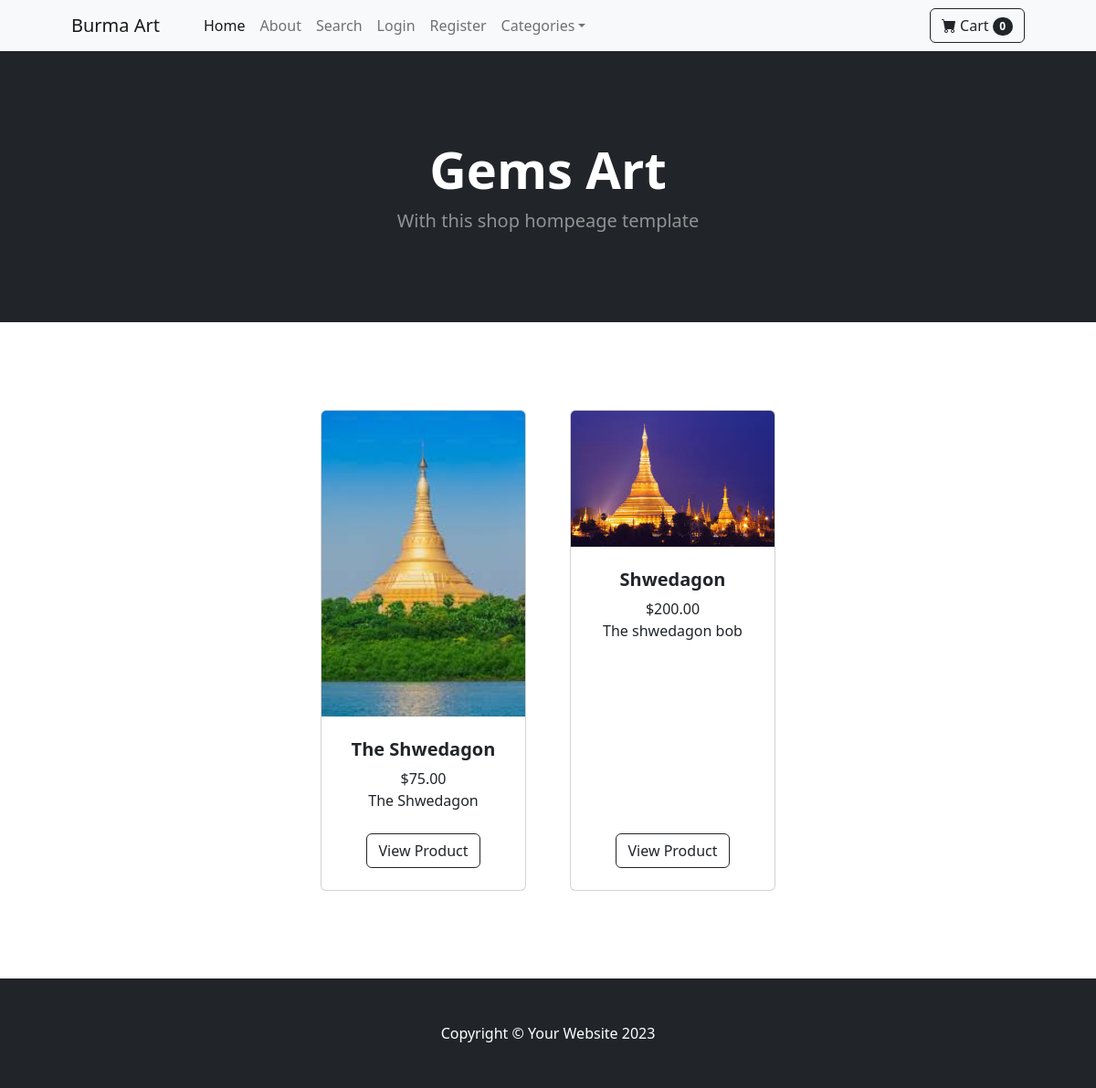
Screenshot of /category/Gems Art with the database file from the repository.
### core/models.py (models this page shows, shortened)
class Category(models.Model):
	name = models.CharField(max_length=50)
	def __str__(self):
		return self.name
	class Meta:
		verbose_name_plural = 'categories'

class Product(models.Model):
    name = models.CharField(max_length=150)  # Increased max_length for longer product names
    price = models.DecimalField(default=0, decimal_places=2, max_digits=10)  # Adjusted max_digits for higher price limits
    category = models.ForeignKey(Category, on_delete=models.CASCADE)
    description = models.TextField(default='', blank=True)  # Changed to TextField for longer descriptions
    image = models.ImageField(upload_to='uploads/product/')
    width = models.DecimalField(max_digits=10, decimal_places=2)  # Increased max_digits for larger dimensions
    height = models.DecimalField(max_digits=10, decimal_places=2)
    weight = models.DecimalField(max_digits=10, decimal_places=2)  # Increased max_digits for heavier products

### core/views.py (the view)
# urls.py: path('category/<str:foo>', views.category, name='category'),
def category(request, foo):
	try:
		category = Category.objects.get(name=foo)
		products = Product.objects.filter(category=category)
		return render(request, 'category.html', {'products':products, 'category':category})
	except:
		messages.error(request,("That category doesn't exist!"))
		return redirect('home')

### cart/cart.py (called while the page is built)
	def __len__(self):
		return	len(self.cart)

### cart/context_processors.py (called while the page is built)
def cart(request):
	return {'cart': Cart(request)}

### core/templates/category.html
{% extends 'base.html' %}
{% block content %}
        <header class="bg-dark py-5">
            <div class="container px-4 px-lg-5 my-5">
                <div class="text-center text-white">
                    <h1 class="display-4 fw-bolder">{{ category }}</h1>
                    <p class="lead fw-normal text-white-50 mb-0">With this shop hompeage template</p>
                </div>
            </div>
        </header>
        <section class="py-5">
            <div class="container px-4 px-lg-5 mt-5">
                <div class="row gx-4 gx-lg-5 row-cols-2 row-cols-md-3 row-cols-xl-4 justify-content-center">
                {% for product in products %}
                    <div class="col mb-5">
                        <div class="card h-100">
                            <img class="card-img-top" src="{{product.image.url}}" alt="..." />
                            <div class="card-body p-4">
                                <div class="text-center">
                                    <h5 class="fw-bolder">{{product.name}}</h5>
                                    ${{product.price}}<br>
                                    {{product.description}}
                                </div>
                            </div>
                            <div class="card-footer p-4 pt-0 border-top-0 bg-transparent">
                                <div class="text-center"><a class="btn btn-outline-dark mt-auto" href="{% url 'product' product.id %}">View Product</a></div>
                            </div>
                        </div>
                    </div>
                    {% endfor %}
                </div>
            </div>
        </section>
{% endblock %}

### rows the page displays
Category: name "Gems Art"
Product: image (picture), name "The Shwedagon", price "75.00", description "The Shwedagon"
Product: image (picture), name "Shwedagon", price "200.00", description "The shwedagon bob"

### other values shown
{{ cart|length }} "0"
